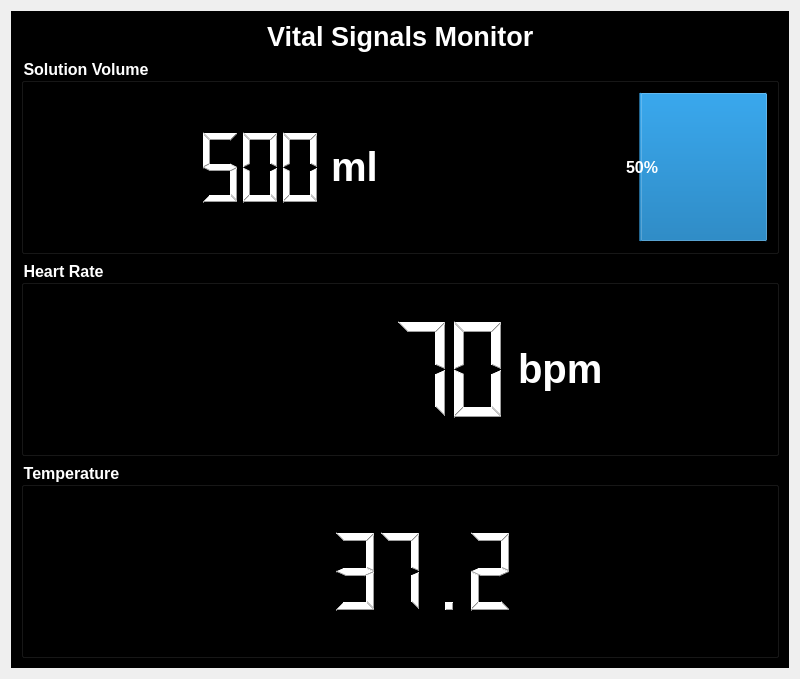
<?xml version="1.0" encoding="UTF-8"?>
<ui version="4.0">
 <class>Form</class>
 <widget class="QWidget" name="Form">
  <property name="enabled">
   <bool>true</bool>
  </property>
  <property name="geometry">
   <rect>
    <x>0</x>
    <y>0</y>
    <width>800</width>
    <height>634</height>
   </rect>
  </property>
  <property name="windowTitle">
   <string>Vital Signals Monitor</string>
  </property>
  <property name="windowIcon">
   <iconset>
    <normaloff>Vital-Signals-Monitor/Assets/heart-rate-monitor.png</normaloff>Vital-Signals-Monitor/Assets/heart-rate-monitor.png</iconset>
  </property>
  <layout class="QGridLayout" name="gridLayout">
   <item row="0" column="0">
    <widget class="QFrame" name="frame">
     <property name="styleSheet">
      <string notr="true">background-color: rgb(0, 0, 0);
color: rgb(255, 255, 255);</string>
     </property>
     <property name="frameShape">
      <enum>QFrame::StyledPanel</enum>
     </property>
     <property name="frameShadow">
      <enum>QFrame::Raised</enum>
     </property>
     <layout class="QGridLayout" name="gridLayout_2">
      <item row="0" column="0">
       <layout class="QHBoxLayout" name="horizontalLayout">
        <item>
         <spacer name="horizontalSpacer">
          <property name="orientation">
           <enum>Qt::Horizontal</enum>
          </property>
          <property name="sizeHint" stdset="0">
           <size>
            <width>40</width>
            <height>20</height>
           </size>
          </property>
         </spacer>
        </item>
        <item>
         <widget class="QLabel" name="label_11">
          <property name="font">
           <font>
            <pointsize>20</pointsize>
            <weight>75</weight>
            <bold>true</bold>
           </font>
          </property>
          <property name="text">
           <string>Vital Signals Monitor</string>
          </property>
         </widget>
        </item>
        <item>
         <spacer name="horizontalSpacer_2">
          <property name="orientation">
           <enum>Qt::Horizontal</enum>
          </property>
          <property name="sizeHint" stdset="0">
           <size>
            <width>40</width>
            <height>20</height>
           </size>
          </property>
         </spacer>
        </item>
       </layout>
      </item>
      <item row="1" column="0">
       <widget class="QGroupBox" name="groupBox_3">
        <property name="font">
         <font>
          <pointsize>12</pointsize>
          <weight>75</weight>
          <bold>true</bold>
         </font>
        </property>
        <property name="title">
         <string>Solution Volume</string>
        </property>
        <property name="flat">
         <bool>true</bool>
        </property>
        <property name="checkable">
         <bool>false</bool>
        </property>
        <layout class="QGridLayout" name="gridLayout_4">
         <item row="0" column="0">
          <widget class="QLabel" name="label_9">
           <property name="sizePolicy">
            <sizepolicy hsizetype="Expanding" vsizetype="Expanding">
             <horstretch>0</horstretch>
             <verstretch>0</verstretch>
            </sizepolicy>
           </property>
           <property name="frameShape">
            <enum>QFrame::NoFrame</enum>
           </property>
           <property name="frameShadow">
            <enum>QFrame::Plain</enum>
           </property>
           <property name="lineWidth">
            <number>2</number>
           </property>
           <property name="text">
            <string/>
           </property>
           <property name="pixmap">
            <pixmap>Vital-Signals-Monitor/Assets/medical.png</pixmap>
           </property>
           <property name="scaledContents">
            <bool>true</bool>
           </property>
           <property name="wordWrap">
            <bool>true</bool>
           </property>
          </widget>
         </item>
         <item row="0" column="1">
          <widget class="QLCDNumber" name="Solution_Volume_LCD">
           <property name="sizePolicy">
            <sizepolicy hsizetype="Expanding" vsizetype="Expanding">
             <horstretch>0</horstretch>
             <verstretch>0</verstretch>
            </sizepolicy>
           </property>
           <property name="minimumSize">
            <size>
             <width>170</width>
             <height>150</height>
            </size>
           </property>
           <property name="font">
            <font>
             <weight>50</weight>
             <italic>false</italic>
             <bold>false</bold>
            </font>
           </property>
           <property name="layoutDirection">
            <enum>Qt::LeftToRight</enum>
           </property>
           <property name="styleSheet">
            <string notr="true">color: rgb(255, 255, 255);
</string>
           </property>
           <property name="frameShape">
            <enum>QFrame::NoFrame</enum>
           </property>
           <property name="frameShadow">
            <enum>QFrame::Plain</enum>
           </property>
           <property name="smallDecimalPoint">
            <bool>false</bool>
           </property>
           <property name="digitCount">
            <number>4</number>
           </property>
           <property name="segmentStyle">
            <enum>QLCDNumber::Filled</enum>
           </property>
           <property name="value" stdset="0">
            <double>500.000000000000000</double>
           </property>
          </widget>
         </item>
         <item row="0" column="2">
          <widget class="QLabel" name="label_10">
           <property name="sizePolicy">
            <sizepolicy hsizetype="Expanding" vsizetype="Expanding">
             <horstretch>0</horstretch>
             <verstretch>0</verstretch>
            </sizepolicy>
           </property>
           <property name="minimumSize">
            <size>
             <width>180</width>
             <height>0</height>
            </size>
           </property>
           <property name="font">
            <font>
             <pointsize>30</pointsize>
             <weight>75</weight>
             <bold>true</bold>
            </font>
           </property>
           <property name="frameShape">
            <enum>QFrame::NoFrame</enum>
           </property>
           <property name="frameShadow">
            <enum>QFrame::Plain</enum>
           </property>
           <property name="lineWidth">
            <number>1</number>
           </property>
           <property name="text">
            <string>ml</string>
           </property>
           <property name="scaledContents">
            <bool>true</bool>
           </property>
           <property name="wordWrap">
            <bool>false</bool>
           </property>
          </widget>
         </item>
         <item row="0" column="3">
          <widget class="QProgressBar" name="Solution_Volume_Progress_Bar">
           <property name="sizePolicy">
            <sizepolicy hsizetype="Expanding" vsizetype="Expanding">
             <horstretch>0</horstretch>
             <verstretch>0</verstretch>
            </sizepolicy>
           </property>
           <property name="minimumSize">
            <size>
             <width>250</width>
             <height>50</height>
            </size>
           </property>
           <property name="font">
            <font>
             <pointsize>12</pointsize>
             <weight>75</weight>
             <italic>false</italic>
             <bold>true</bold>
             <underline>false</underline>
             <strikeout>false</strikeout>
             <kerning>true</kerning>
            </font>
           </property>
           <property name="layoutDirection">
            <enum>Qt::RightToLeft</enum>
           </property>
           <property name="autoFillBackground">
            <bool>false</bool>
           </property>
           <property name="styleSheet">
            <string notr="true"/>
           </property>
           <property name="value">
            <number>50</number>
           </property>
           <property name="textVisible">
            <bool>true</bool>
           </property>
           <property name="invertedAppearance">
            <bool>false</bool>
           </property>
          </widget>
         </item>
        </layout>
       </widget>
      </item>
      <item row="2" column="0">
       <widget class="QGroupBox" name="groupBox_4">
        <property name="font">
         <font>
          <pointsize>12</pointsize>
          <weight>75</weight>
          <bold>true</bold>
         </font>
        </property>
        <property name="title">
         <string>Heart Rate</string>
        </property>
        <property name="flat">
         <bool>true</bool>
        </property>
        <property name="checkable">
         <bool>false</bool>
        </property>
        <layout class="QGridLayout" name="gridLayout_5">
         <item row="0" column="0">
          <widget class="QLabel" name="label_12">
           <property name="sizePolicy">
            <sizepolicy hsizetype="Expanding" vsizetype="Expanding">
             <horstretch>0</horstretch>
             <verstretch>0</verstretch>
            </sizepolicy>
           </property>
           <property name="frameShape">
            <enum>QFrame::NoFrame</enum>
           </property>
           <property name="frameShadow">
            <enum>QFrame::Plain</enum>
           </property>
           <property name="lineWidth">
            <number>2</number>
           </property>
           <property name="text">
            <string/>
           </property>
           <property name="pixmap">
            <pixmap>Vital-Signals-Monitor/Assets/blood-pressure.png</pixmap>
           </property>
           <property name="scaledContents">
            <bool>true</bool>
           </property>
           <property name="wordWrap">
            <bool>true</bool>
           </property>
          </widget>
         </item>
         <item row="0" column="1">
          <widget class="QLCDNumber" name="Heart_Rate_LCD">
           <property name="sizePolicy">
            <sizepolicy hsizetype="Expanding" vsizetype="Expanding">
             <horstretch>0</horstretch>
             <verstretch>0</verstretch>
            </sizepolicy>
           </property>
           <property name="minimumSize">
            <size>
             <width>170</width>
             <height>150</height>
            </size>
           </property>
           <property name="font">
            <font>
             <weight>50</weight>
             <italic>false</italic>
             <bold>false</bold>
            </font>
           </property>
           <property name="layoutDirection">
            <enum>Qt::LeftToRight</enum>
           </property>
           <property name="styleSheet">
            <string notr="true">color: rgb(255, 255, 255);
</string>
           </property>
           <property name="frameShape">
            <enum>QFrame::NoFrame</enum>
           </property>
           <property name="frameShadow">
            <enum>QFrame::Plain</enum>
           </property>
           <property name="smallDecimalPoint">
            <bool>false</bool>
           </property>
           <property name="digitCount">
            <number>4</number>
           </property>
           <property name="segmentStyle">
            <enum>QLCDNumber::Filled</enum>
           </property>
           <property name="value" stdset="0">
            <double>70.000000000000000</double>
           </property>
          </widget>
         </item>
         <item row="0" column="2">
          <widget class="QLabel" name="label_13">
           <property name="sizePolicy">
            <sizepolicy hsizetype="Expanding" vsizetype="Expanding">
             <horstretch>0</horstretch>
             <verstretch>0</verstretch>
            </sizepolicy>
           </property>
           <property name="minimumSize">
            <size>
             <width>180</width>
             <height>0</height>
            </size>
           </property>
           <property name="font">
            <font>
             <pointsize>30</pointsize>
             <weight>75</weight>
             <bold>true</bold>
            </font>
           </property>
           <property name="frameShape">
            <enum>QFrame::NoFrame</enum>
           </property>
           <property name="frameShadow">
            <enum>QFrame::Plain</enum>
           </property>
           <property name="lineWidth">
            <number>1</number>
           </property>
           <property name="text">
            <string>bpm</string>
           </property>
           <property name="scaledContents">
            <bool>true</bool>
           </property>
           <property name="wordWrap">
            <bool>false</bool>
           </property>
          </widget>
         </item>
         <item row="0" column="3">
          <widget class="QLabel" name="label_2">
           <property name="text">
            <string/>
           </property>
           <property name="pixmap">
            <pixmap>Vital-Signals-Monitor/Assets/monitor.png</pixmap>
           </property>
           <property name="scaledContents">
            <bool>true</bool>
           </property>
          </widget>
         </item>
        </layout>
       </widget>
      </item>
      <item row="3" column="0">
       <widget class="QGroupBox" name="groupBox">
        <property name="font">
         <font>
          <pointsize>12</pointsize>
          <weight>75</weight>
          <bold>true</bold>
         </font>
        </property>
        <property name="title">
         <string>Temperature</string>
        </property>
        <property name="flat">
         <bool>true</bool>
        </property>
        <property name="checkable">
         <bool>false</bool>
        </property>
        <layout class="QGridLayout" name="gridLayout_3">
         <item row="0" column="0">
          <widget class="QLabel" name="label">
           <property name="sizePolicy">
            <sizepolicy hsizetype="Expanding" vsizetype="Expanding">
             <horstretch>0</horstretch>
             <verstretch>0</verstretch>
            </sizepolicy>
           </property>
           <property name="frameShape">
            <enum>QFrame::NoFrame</enum>
           </property>
           <property name="frameShadow">
            <enum>QFrame::Plain</enum>
           </property>
           <property name="lineWidth">
            <number>2</number>
           </property>
           <property name="text">
            <string/>
           </property>
           <property name="pixmap">
            <pixmap>Vital-Signals-Monitor/Assets/thermometer (3).png</pixmap>
           </property>
           <property name="scaledContents">
            <bool>true</bool>
           </property>
           <property name="wordWrap">
            <bool>true</bool>
           </property>
          </widget>
         </item>
         <item row="0" column="1">
          <widget class="QLCDNumber" name="Temperature_LCD">
           <property name="sizePolicy">
            <sizepolicy hsizetype="Expanding" vsizetype="Expanding">
             <horstretch>0</horstretch>
             <verstretch>0</verstretch>
            </sizepolicy>
           </property>
           <property name="minimumSize">
            <size>
             <width>185</width>
             <height>150</height>
            </size>
           </property>
           <property name="styleSheet">
            <string notr="true">color: rgb(255, 255, 255);
</string>
           </property>
           <property name="frameShape">
            <enum>QFrame::NoFrame</enum>
           </property>
           <property name="frameShadow">
            <enum>QFrame::Plain</enum>
           </property>
           <property name="smallDecimalPoint">
            <bool>false</bool>
           </property>
           <property name="segmentStyle">
            <enum>QLCDNumber::Filled</enum>
           </property>
           <property name="value" stdset="0">
            <double>37.200000000000003</double>
           </property>
          </widget>
         </item>
         <item row="0" column="2">
          <widget class="QLabel" name="label_3">
           <property name="sizePolicy">
            <sizepolicy hsizetype="Expanding" vsizetype="Expanding">
             <horstretch>0</horstretch>
             <verstretch>0</verstretch>
            </sizepolicy>
           </property>
           <property name="frameShape">
            <enum>QFrame::NoFrame</enum>
           </property>
           <property name="frameShadow">
            <enum>QFrame::Plain</enum>
           </property>
           <property name="lineWidth">
            <number>1</number>
           </property>
           <property name="text">
            <string/>
           </property>
           <property name="pixmap">
            <pixmap>Vital-Signals-Monitor/Assets/high.png</pixmap>
           </property>
           <property name="scaledContents">
            <bool>true</bool>
           </property>
           <property name="wordWrap">
            <bool>false</bool>
           </property>
          </widget>
         </item>
        </layout>
       </widget>
      </item>
     </layout>
    </widget>
   </item>
  </layout>
 </widget>
 <resources/>
 <connections>
  <connection>
   <sender>Solution_Volume_Progress_Bar</sender>
   <signal>valueChanged(int)</signal>
   <receiver>Solution_Volume_LCD</receiver>
   <slot>display(int)</slot>
   <hints>
    <hint type="sourcelabel">
     <x>638</x>
     <y>120</y>
    </hint>
    <hint type="destinationlabel">
     <x>340</x>
     <y>175</y>
    </hint>
   </hints>
  </connection>
 </connections>
</ui>
